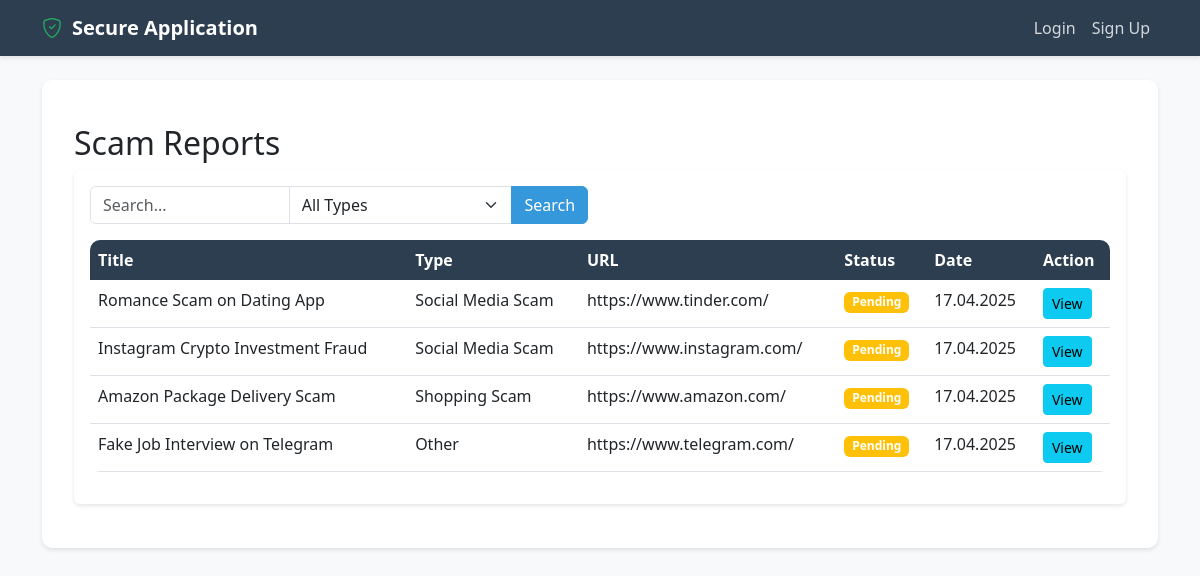
Before: /scam-websites/ with the older database file.
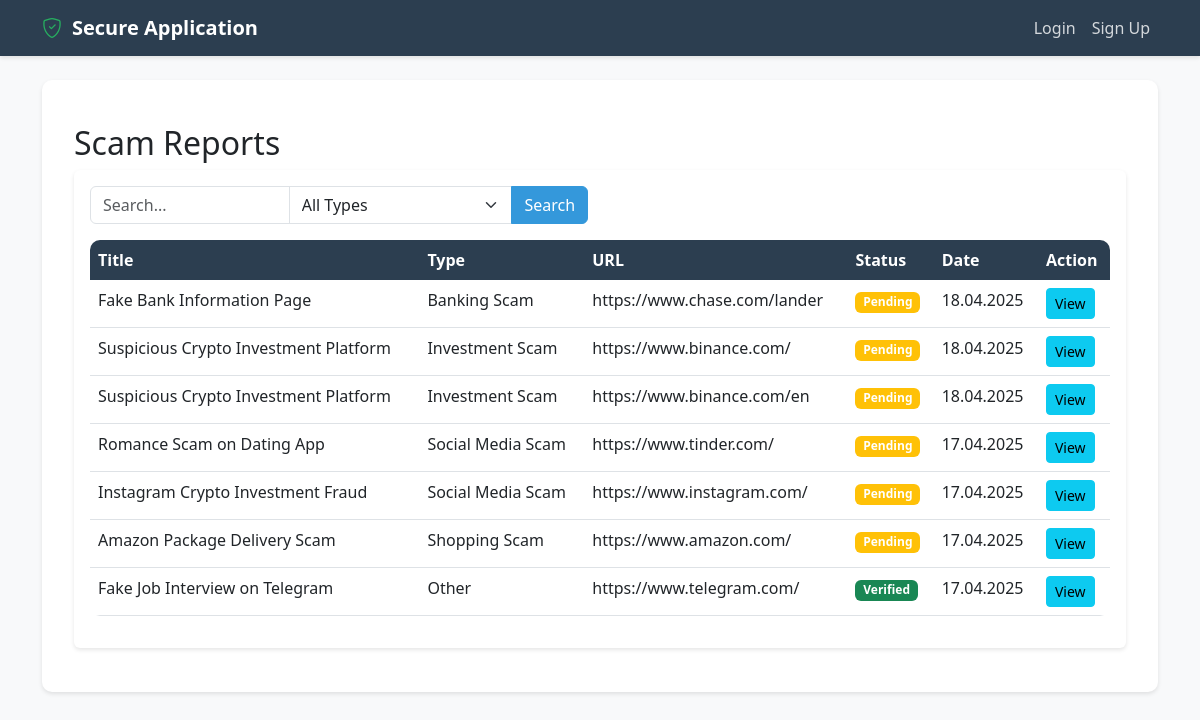
After: the same page with the newer database file.
### myapp/models.py (models this page shows, shortened)
class ScamReport(models.Model):
    REPORT_TYPES = [
        ('investment', 'Investment Scam'),
        ('shopping', 'Shopping Scam'),
        ('banking', 'Banking Scam'),
        ('social', 'Social Media Scam'),
        ('other', 'Other')
    ]
    STATUS_CHOICES = [
        ('pending', 'Pending'),
        ('verified', 'Verified'),
        ('rejected', 'Rejected')
    ]
    reporter = models.ForeignKey(
        User,
        on_delete=models.SET_NULL,
        null=True,
        related_name='submitted_reports',
        help_text='User who submitted this report'
    )
    report_type = models.CharField(max_length=20, choices=REPORT_TYPES)
    title = models.CharField(max_length=200)
    description = models.TextField()
    scam_url = models.URLField(blank=True, null=True)
    domain_age = models.CharField(max_length=100, blank=True, null=True)
    domain_registrar = models.CharField(max_length=200, blank=True, null=True)
    domain_country = models.CharField(max_length=100, blank=True, null=True)
    is_blacklisted = models.BooleanField(default=False)
    blacklist_details = models.TextField(blank=True, null=True)
    status = models.CharField(max_length=20, choices=STATUS_CHOICES, default='pending')
    is_public = models.BooleanField(default=True)
    submission_date = models.DateTimeField(auto_now_add=True)
    last_updated = models.DateTimeField(auto_now=True)
    view_count = models.IntegerField(default=0)
    is_flagged = models.BooleanField(default=False)
    flag_reason = models.TextField(blank=True, null=True)
    flagged_by = models.ForeignKey(User, on_delete=models.SET_NULL, null=True, blank=True, related_name='flagged_reports')
    verified_by = models.ForeignKey(User, on_delete=models.SET_NULL, null=True, blank=True, related_name='verified_reports')
    verification_date = models.DateTimeField(null=True, blank=True)
    views = models.IntegerField(default=0)
    class Meta:
        ordering = ['-submission_date']
        verbose_name = 'Scam Report'
        verbose_name_plural = 'Scam Reports'

### myapp/views.py (the view)
# urls.py: path('scam-websites/', views.scam_websites, name='scam_websites'),
def scam_websites(request):
    query = request.GET.get('q', '')
    report_type = request.GET.get('type', '')
    reports = ScamReport.objects.filter(is_public=True)
    if query:
        reports = reports.filter(
            Q(title__icontains=query) |
            Q(description__icontains=query) |
            Q(scam_url__icontains=query)
        )
    if report_type:
        reports = reports.filter(report_type=report_type)
    reports = reports.order_by('-submission_date')
    context = {
        'reports': reports,
        'query': query,
        'selected_type': report_type
    }
    return render(request, 'scam_websites.html', context)

### myapp/templates/scam_websites.html (shortened to what this page needs)
{% extends 'base.html' %}
{% block content %}
<div class="container mt-4">
    <h2>Scam Reports</h2>
    <div class="card mb-4">
        <div class="card-body">
            <form method="get" class="mb-3">
                <div class="row">
                    <div class="col-md-6">
                        <div class="input-group">
                            <input type="text" name="q" class="form-control" placeholder="Search..." value="{{ query }}">
                            <select name="type" class="form-select">
                                <option value="">All Types</option>
                            </select>
                            <button type="submit" class="btn btn-primary">Search</button>
                        </div>
                    </div>
                </div>
            </form>
            {% if reports %}
                <div class="table-responsive">
                    <table class="table table-hover">
                        <thead>
                            <tr>
                                <th>Title</th>
                                <th>Type</th>
                                <th>URL</th>
                                <th>Status</th>
                                <th>Date</th>
                                <th>Action</th>
                            </tr>
                        </thead>
                        <tbody>
                            {% for report in reports %}
                            <tr>
                                <td>{{ report.title }}</td>
                                <td>{{ report.get_report_type_display }}</td>
                                <td>{{ report.scam_url|truncatechars:30 }}</td>
                                <td>
                                    <span class="badge {% if report.status == 'verified' %}bg-success{% elif report.status == 'pending' %}bg-warning{% else %}bg-danger{% endif %}">
                                        {{ report.get_status_display }}
                                    </span>
                                </td>
                                <td>{{ report.submission_date|date:"d.m.Y" }}</td>
                                <td>
                                    <a href="{% url 'view_report' report.id %}" class="btn btn-sm btn-info">
                                         View
                                    </a>
                                </td>
                            </tr>
                            {% endfor %}
                        </tbody>
                    </table>
                </div>
            {% else %}
                <div class="alert alert-info">
                    No reports found matching your search criteria.
                </div>
            {% endif %}
        </div>
    </div>
</div>
{% endblock %}

Changed rows visible on the page:
added ScamReport: title "Fake Bank Information Page", report_type "Banking Scam", scam_url "https://www.chase.com/lander", status "Pending", submission_date "18.04.2025"
added ScamReport: title "Suspicious Crypto Investment Platform", report_type "Investment Scam", scam_url "https://www.binance.com/", status "Pending", submission_date "18.04.2025"
added ScamReport: title "Suspicious Crypto Investment Platform", report_type "Investment Scam", scam_url "https://www.binance.com/en", status "Pending", submission_date "18.04.2025"
changed ScamReport "Fake Job Interview on Telegram": status "Pending" → "Verified"
